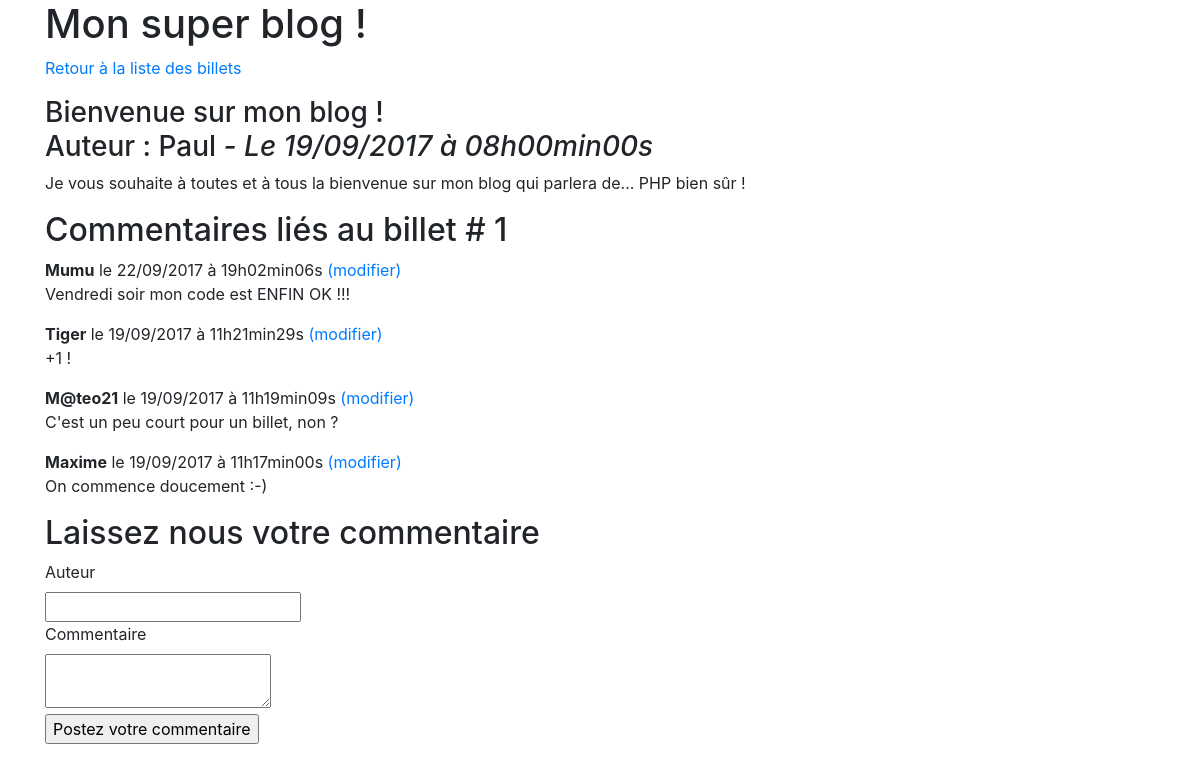
Page /index.php?action=billet&id=1 on the earlier database version.
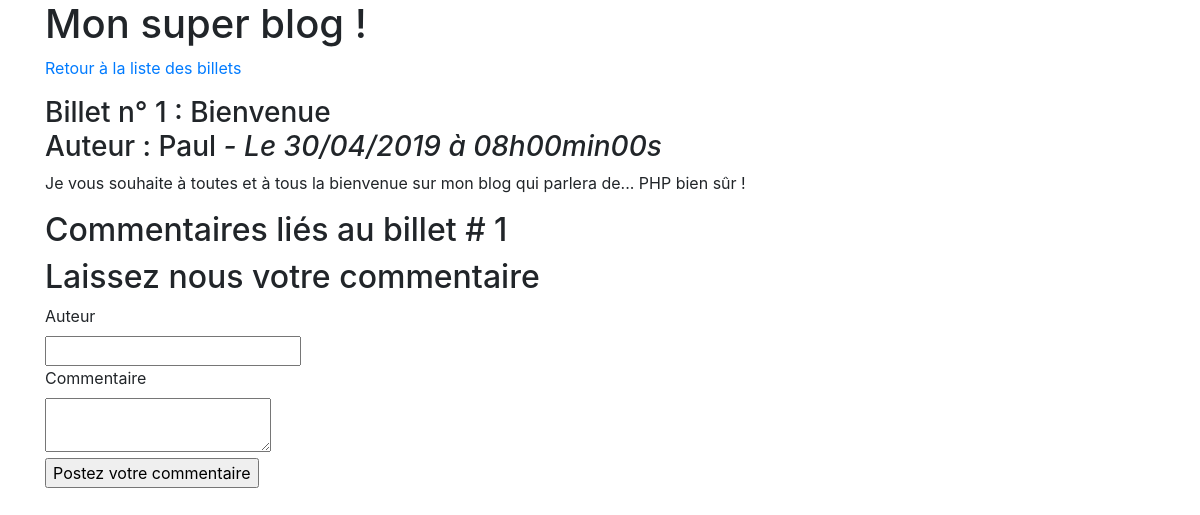
Same page on the later database version.
### tables this page shows
CREATE TABLE `billets` (
  `id` int(11) NOT NULL,
  `titre` varchar(255) NOT NULL,
  `contenu` text NOT NULL,
  `date_creation` datetime NOT NULL,
  `auteur` varchar(255) NOT NULL
);

CREATE TABLE `commentaires` (
  `id` int(11) NOT NULL,
  `id_billet` int(11) NOT NULL,
  `auteur` varchar(255) NOT NULL,
  `commentaire` text NOT NULL,
  `date_commentaire` datetime NOT NULL
);

### controleur/frontend.php (called while the page is built, shortened)
<?php
require_once('modele/BilletManager.php');
require_once('modele/CommentaireManager.php');
function unBillet()
{
	$BilletManager = new \Mumu\Blog\Model\BilletManager();
	$CommentaireManager = new \Mumu\Blog\Model\CommentaireManager();
	$billet = $BilletManager->getBillet($_GET['id']);
	$commentaires = $CommentaireManager->getCommentaires($_GET['id']);
	require ('vue/frontend/affichageBillet.php');
}

### modele/BilletManager.php (called while the page is built, shortened)
<?php
class BilletManager extends Manager
{
	public function getBillet($id_billet)
	{
	        $bdd =$this->connexionBdd();
	        $req = $bdd->prepare('SELECT id, auteur, titre, contenu, DATE_FORMAT(date_creation, \'%d/%m/%Y à %Hh%imin%ss\') AS date_creation_fr FROM billets WHERE id = ?');
	        $req->execute(array($id_billet));
	        $billet = $req->fetch();
	        return $billet;
	}
}

### modele/CommentaireManager.php (called while the page is built, shortened)
<?php
class CommentaireManager extends Manager
{
    public function getCommentaires($id_billet)
    {
        $bdd = $this->connexionBdd();
        $commentaires = $bdd->prepare('SELECT id, auteur, commentaire, DATE_FORMAT(date_commentaire, \'%d/%m/%Y à %Hh%imin%ss\') AS date_commentaire_fr FROM commentaires WHERE id_billet = ? ORDER BY date_commentaire DESC');
        $commentaires->execute(array($id_billet));
        return $commentaires;
    }
}

### vue/frontend/affichageBillet.php (the view, shortened to what this page needs)
        <h1>Mon super blog !</h1>
        <p><a href="index.php">Retour à la liste des billets</a></p>
        <div class="news">
            <h3>
                <?= htmlspecialchars($billet['titre']) ?><br />
               Auteur :  <?= htmlspecialchars($billet['auteur']) ?>
                <em>- Le <?= $billet['date_creation_fr'] ?></em>
            </h3>
            <p>
                <?= nl2br(htmlspecialchars($billet['contenu'])) ?>
            </p>
        </div>
        <h2>Commentaires liés au billet # <?= $billet['id']?></h2>
        <?php
        while ($commentaire = $commentaires->fetch())
        {
        ?>
        <div class="news">
            <p><strong><?= htmlspecialchars($commentaire['auteur']) ?></strong> le <?= $commentaire['date_commentaire_fr'] ?><a href="index.php?action=unCommentaire&amp;id=<?= $commentaire['id'] ?>"> (modifier)</a><br/>
            <?= nl2br(htmlspecialchars($commentaire['commentaire'])) ?></p>
         </div>
        <?php
        }
        ?>
        <h2>Laissez nous votre commentaire </h2>
        <form action="index.php?action=ajouterCommentaire&amp;id=<?= $billet['id'] ?>" method="post">
                <div>
                    <label for="auteur">Auteur</label><br />
                    <input type="text" id="auteur" name="auteur" />
                </div>
                <div>
                    <label for="commentaire">Commentaire</label><br />
                    <textarea type="text" id="commentaire" name="commentaire"></textarea>
                </div>
                <div>
                    <input type="submit" value="Postez votre commentaire"/>
                </div>
            </form>
<?php $content = ob_get_clean(); ?>
<?php require('template.php'); ?>

### index.php (shortened to what this page needs)
<?php
require('controleur/frontend.php');
try {
	if(isset($_GET['action'])) {
		if($_GET['action'] == 'listeBillets') {
			listeBillets();
		}
		elseif ($_GET['action'] == 'billet'){
			if(isset($_GET['id']) AND $_GET['id'] > 0) {
				unBillet();
			}
			else {
				throw new Exception('Aucun identifiant de billet envoyé.');
			}
		}
	}
	else {
		listeBillets();
	}
}
catch(Exception $e)
{
	echo 'Erreur : ' . $e->getMessage();
}

### vue/frontend/template.php (shortened to what this page needs)
<!DOCTYPE html>
<html>
    <head>
        <link href="node_modules/bootstrap/dist/css/bootstrap.css"
        <link href="public/style.css" rel="stylesheet" />
    </head>
    <body>
    <div class="container">
        <?= $content ?>
    </div>
    </body>
</html>

Differences in the rows shown:
removed commentaires: auteur "Mumu", date_commentaire_fr "22/09/2017 à 19h02min06s", commentaire "Vendredi soir mon code est ENFIN OK !!!"
removed commentaires: auteur "Tiger", date_commentaire_fr "19/09/2017 à 11h21min29s", commentaire "+1 !"
removed commentaires: auteur "M@teo21", date_commentaire_fr "19/09/2017 à 11h19min09s", commentaire "C'est un peu court pour un billet, non ?"
removed commentaires: auteur "Maxime", date_commentaire_fr "19/09/2017 à 11h17min00s", commentaire "On commence doucement :-)"
changed billets "Paul": titre "Bienvenue sur mon blog !" → "Billet n° 1 : Bienvenue"
Other differences:
$billet['date_creation_fr']: "19/09/2017 à 08h00min00s" → "30/04/2019 à 08h00min00s"
